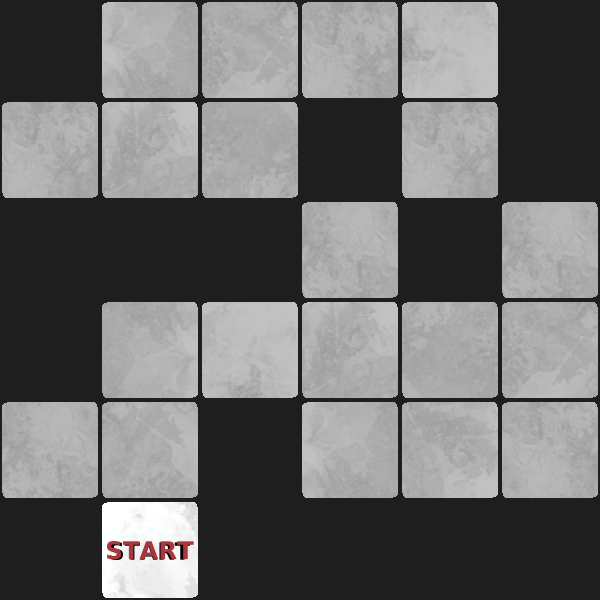

Rendered tile map (Tiled .tmx) drawn with the repository's tilesets; below, a short description and the full map source, tile grids included:
An orthogonal 6x6 tile map with 100x100 px tiles, 1 tile layer (Deceiving Pits) and 19 objects.

<map version="1.10" tiledversion="1.11.2" orientation="orthogonal" renderorder="left-up" width="6" height="6" tilewidth="100" tileheight="100" infinite="0" backgroundcolor="#1e1e1e" nextlayerid="6" nextobjectid="88">
 <tileset firstgid="1" source="../sprite_sheet.tsx" />
 <layer id="1" name="Deceiving Pits" width="6" height="6">
  <properties>
   <property name="level" type="int" value="2" />
   <property name="minimumMoves" type="int" value="24" />
  </properties>
  <data encoding="csv">
0,29,25,30,33,0,
30,26,38,0,30,0,
0,0,0,53,0,53,
0,51,22,26,56,25,
53,54,0,29,37,35,
0,115,0,0,0,0
</data>
 </layer>
 <objectgroup id="2" name="Elements">
  <object id="50" template="../object-templates/Exit.tx" gid="13" x="0" y="100" width="100" height="100" />
  <object id="55" template="../object-templates/Pit1.tx" gid="88" x="400" y="300" width="100" height="100" />
  <object id="34" template="../object-templates/BottomlessPit.tx" gid="92" x="200" y="300" width="100" height="100">
   <properties>
    <property name="Id" type="int" value="10" />
   </properties>
  </object>
  <object id="35" template="../object-templates/BottomlessPit.tx" gid="89" x="100" y="300" width="100" height="100">
   <properties>
    <property name="Id" type="int" value="9" />
   </properties>
  </object>
  <object id="36" template="../object-templates/BottomlessPit.tx" gid="97" x="0" y="300" width="100" height="100">
   <properties>
    <property name="Id" type="int" value="8" />
   </properties>
  </object>
  <object id="41" template="../object-templates/BottomlessPit.tx" gid="104" x="0" y="400" width="100" height="100">
   <properties>
    <property name="Id" type="int" value="7" />
   </properties>
  </object>
  <object id="42" template="../object-templates/BottomlessPit.tx" gid="83" x="500" y="100" width="100" height="100" rotation="0">
   <properties>
    <property name="Id" type="int" value="13" />
   </properties>
  </object>
  <object id="43" template="../object-templates/BottomlessPit.tx" gid="104" x="500" y="200" width="100" height="100">
   <properties>
    <property name="Id" type="int" value="12" />
   </properties>
  </object>
  <object id="56" template="../object-templates/BottomlessPit.tx" gid="75" x="0" y="600" width="100" height="100" />
  <object id="57" template="../object-templates/BottomlessPit.tx" gid="99" x="200" y="600" width="100" height="100">
   <properties>
    <property name="Id" type="int" value="2" />
   </properties>
  </object>
  <object id="82" template="../object-templates/BottomlessPit.tx" gid="89" x="300" y="600" width="100" height="100">
   <properties>
    <property name="Id" type="int" value="3" />
   </properties>
  </object>
  <object id="83" template="../object-templates/BottomlessPit.tx" gid="89" x="400" y="600" width="100" height="100">
   <properties>
    <property name="Id" type="int" value="4" />
   </properties>
  </object>
  <object id="84" template="../object-templates/BottomlessPit.tx" gid="92" x="500" y="600" width="100" height="100">
   <properties>
    <property name="Id" type="int" value="5" />
   </properties>
  </object>
  <object id="86" template="../object-templates/BottomlessPit.tx" gid="83" x="200" y="500" width="100" height="100">
   <properties>
    <property name="Id" type="int" value="6" />
   </properties>
  </object>
  <object id="87" template="../object-templates/BottomlessPit.tx" gid="73" x="300" y="200" width="100" height="100">
   <properties>
    <property name="Id" type="int" value="11" />
   </properties>
  </object>
 </objectgroup>
 <objectgroup id="3" name="Entities">
  <object id="45" template="../object-templates/Box1.tx" gid="7" x="500" y="400" width="100" height="100" />
  <object id="46" template="../object-templates/Box2.tx" gid="12" x="400" y="100" width="100" height="100" />
  <object id="47" template="../object-templates/Box3.tx" gid="6" x="300" y="100" width="100" height="100" />
  <object id="48" template="../object-templates/Player.tx" gid="106" x="100" y="600" width="100" height="100" />
 </objectgroup>
</map>